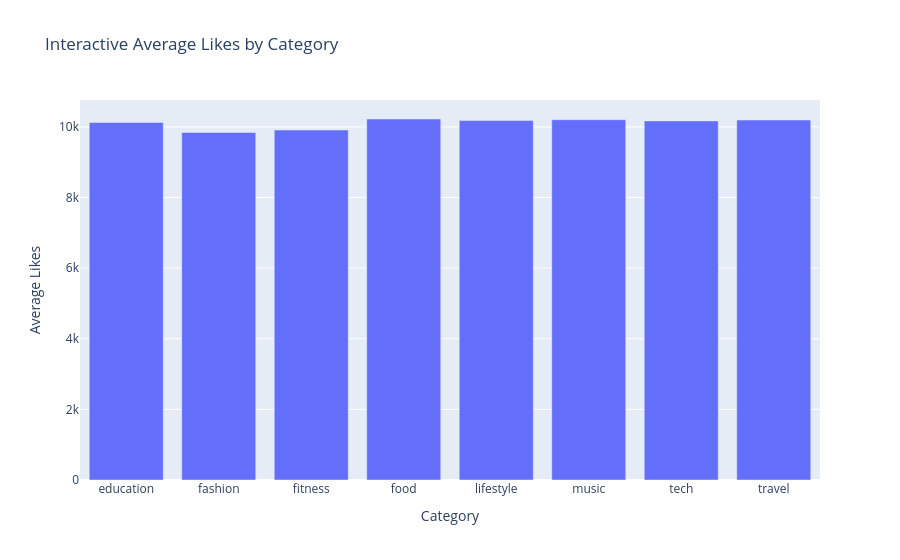

The cell this chart's notebook holds for it:
### Code cell
interactive_category = df.groupby(
    "post_category", as_index=False
)["likes"].mean()

fig = px.bar(
    interactive_category,
    x="post_category",
    y="likes",
    title="Interactive Average Likes by Category",
    labels={
        "post_category": "Category",
        "likes": "Average Likes"
    }
)

fig.show()

### Figure 1 — Plotly figure (JSON) as saved in the notebook; plotly's stock layout.template omitted (floating-point values rounded to 4 significant figures)
{"data": [{"hovertemplate": "Category=%{x}<br>Average Likes=%{y}<extra></extra>", "legendgroup": "", "marker": {"color": "#636efa", "pattern": {"shape": ""}}, "name": "", "orientation": "v", "showlegend": false, "textposition": "auto", "type": "bar", "x": ["education", "fashion", "fitness", "food", "lifestyle", "music", "tech", "travel"], "xaxis": "x", "y": [10130.0, 9843.0, 9915.0, 10230.0, 10180.0, 10210.0, 10170.0, 10200.0], "yaxis": "y"}], "layout": {"barmode": "relative", "legend": {"tracegroupgap": 0}, "title": {"text": "Interactive Average Likes by Category"}, "xaxis": {"anchor": "y", "domain": [0, 1], "title": {"text": "Category"}}, "yaxis": {"anchor": "x", "domain": [0, 1], "title": {"text": "Average Likes"}}}}
